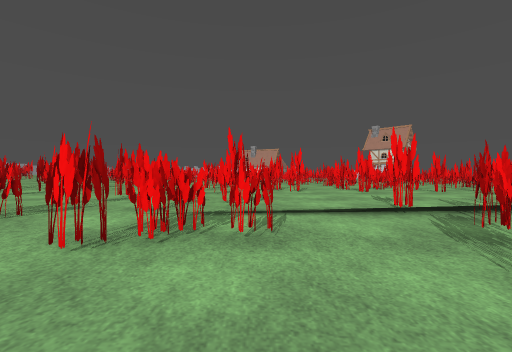
[1] (above)

20 first-person views from a walk through a Godot game level. The camera is 1.2 m above the floor, looks level and sees 85° across. The floor is counted in squares, 2 m on a side. Each view is taken from the middle of a square. On the plan, view 1 faces up. The plan holds only what a view shows up to about 9 squares ahead; the rest is blank. The place goes on beyond the plan. Some surface patterns are stand-ins.

[2]
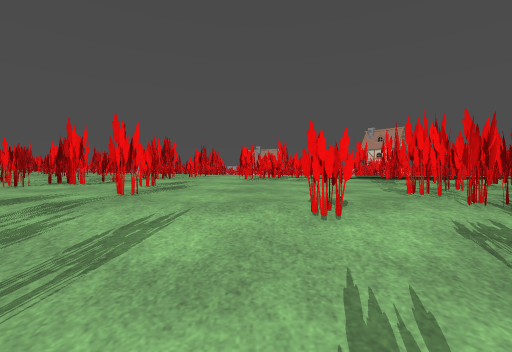

[3]
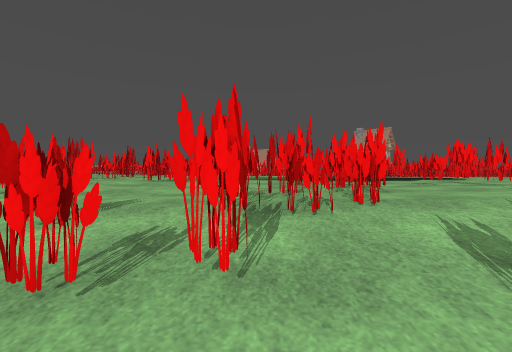

[4]
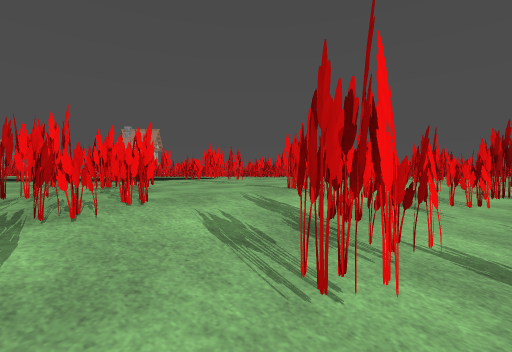

[5]
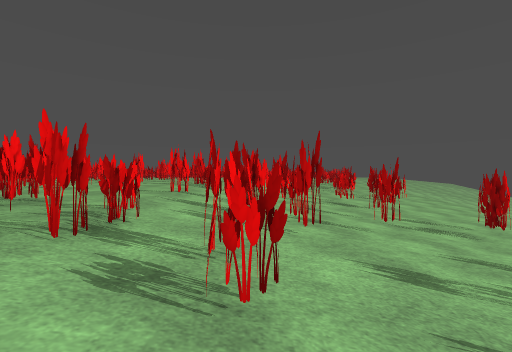

[6]
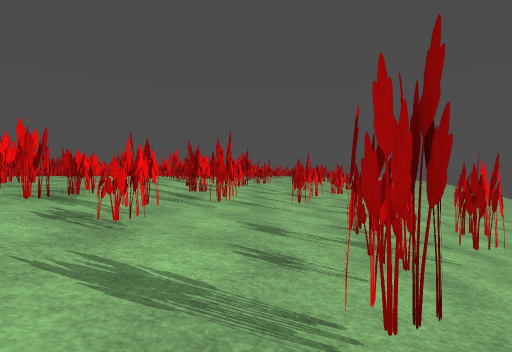

[7]
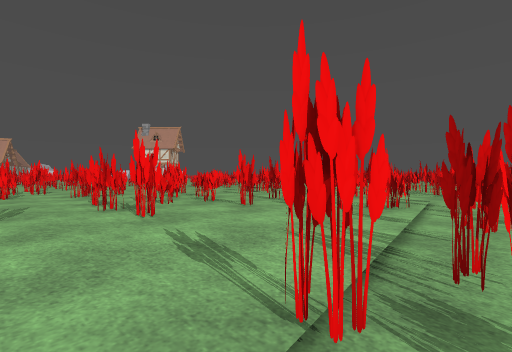

[8]
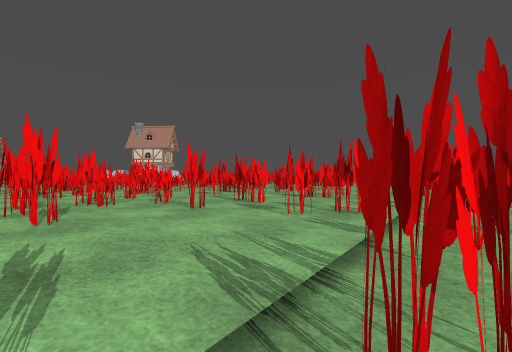

[9]
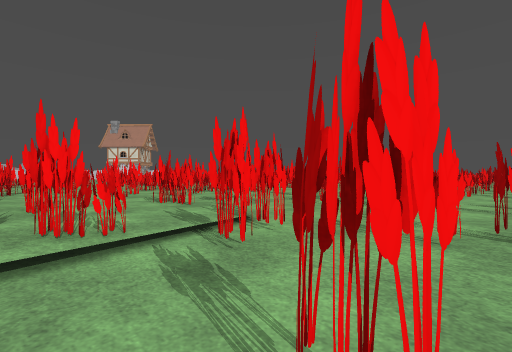

[10]
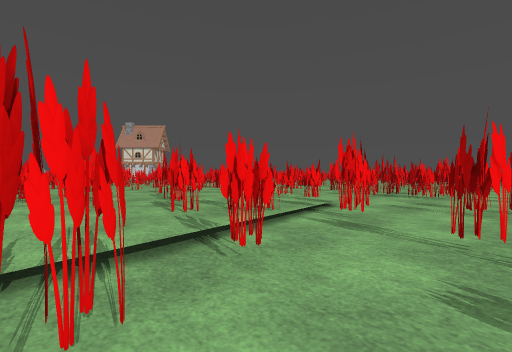

[11]
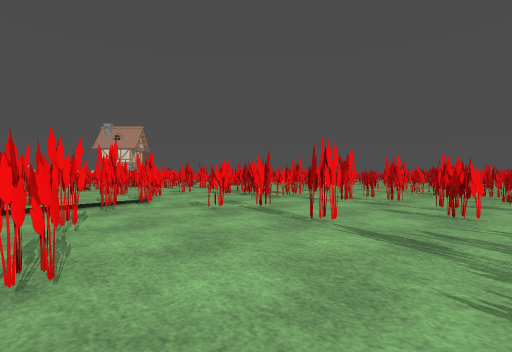

[12]
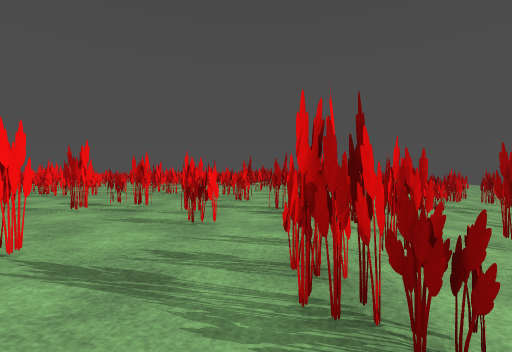

[13]
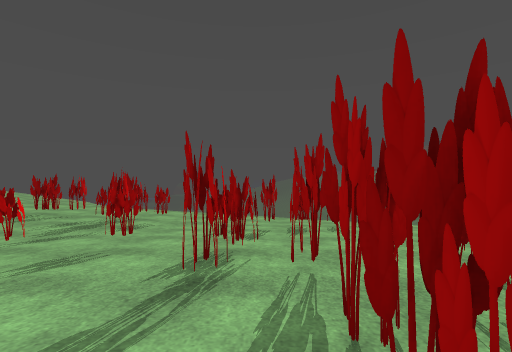

[14]
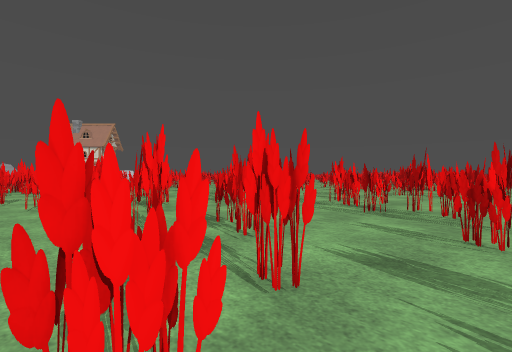

[15]
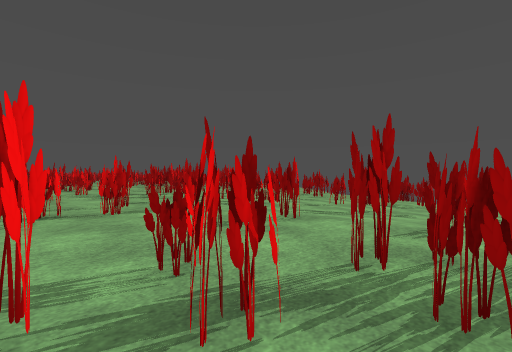

[16]
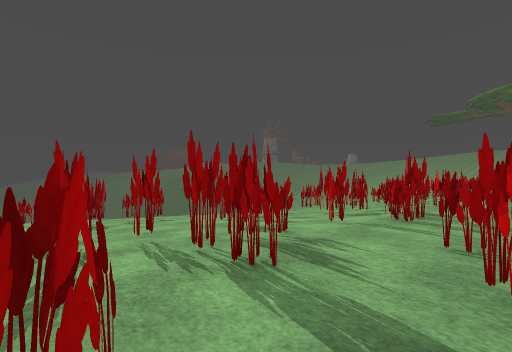

[17]
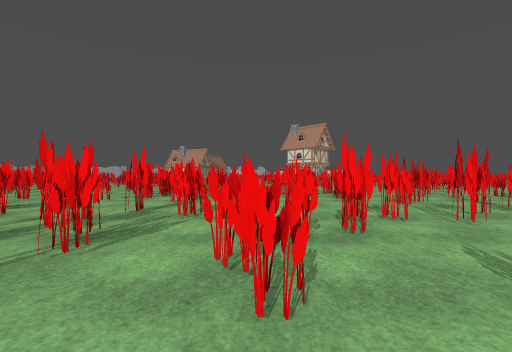

[18]
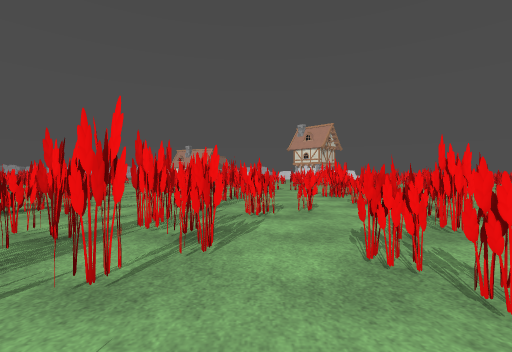

[19]
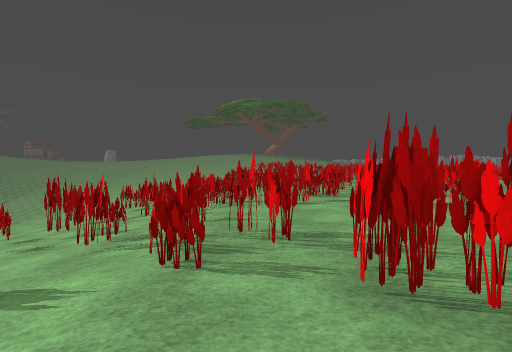

[20]
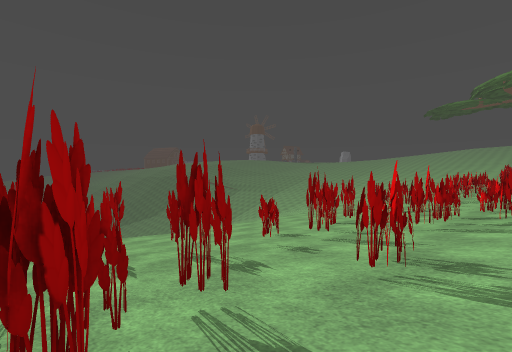

### Floor plan
Key: @ floor where view 1 was taken; # wall or solid block; x gap in a wall; . main floor; : floor 0.25 m higher than the main floor; - floor 0.25 m lower than the main floor; _ floor 0.5 m lower than the main floor; < floor 0.75 m lower than the main floor; ( floor 1 m lower than the main floor; ! floor 1.25 m lower than the main floor; / step, stairs or slope; = window, fence, low wall or low ledge; T thing the floor can be seen under or through.
Columns run from 5 left of view 1 to 22 right of it. Each row starts with its distance up from view 1.
 12           ###
 11           #:#  # #: #   ::
 10           #:####:#:##  #:x
  9          ##:#####::##= ::#
  8         ##::::::#::# ###:
  7     ######::::....##=###
  6    ##::::::::TT.TT ####
  5   ##::::::#::x.TT T#..
  4   ##:#:#////##=TTTT...:
  3   #://..#/...# TT.T.T.=
  2  ##.##.#-..#.#=TT..TT.##
  1  #...--##x#.... T.TTT.:#  #:
  0  ##--@-##.....TT..TT..:#  ##
 -1   #/--#---.......###..##  ##
 -2  ##//###///###x##..#..##  #
 -3 ####/##/##x#//--#/----#
 -4 #//////#///x//#/#/#x###
 -5 /#/##x#/#//##/</</__#_##
 -6 ///#//#////////<<///_/-#
 -7 ///////#/#////(##/(#</
 -8 /////////////##!!!##<#

Positions as (right, up) in squares from view 1, and headings:
1: (0, 0), facing up
2: (-1, -4), facing up
3: (1, -4), facing up
4: (1, -4), facing up-right
5: (-1, -3), facing right
6: (-2, -4), facing right
7: (1, 3), facing up-right
8: (2, 3), facing up-right
9: (5, 2), facing up-right
10: (3, 2), facing up-right
11: (5, -1), facing up-right
12: (6, -1), facing right
13: (11, -1), facing down
14: (9, -1), facing up-right
15: (13, 2), facing down-right
16: (12, 0), facing down-left
17: (13, 2), facing up
18: (12, 2), facing up
19: (4, -1), facing left
20: (3, -2), facing down-left
